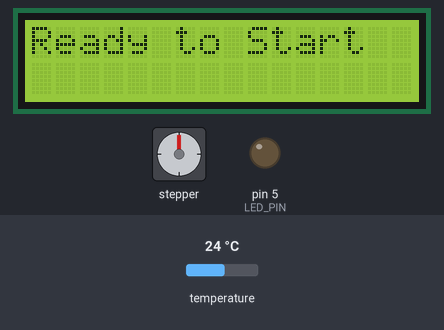
Bench run of a sketch on a simulated Arduino Uno, built with avr-gcc and run on an emulated ATmega328P. Parts: stepper motor, 16×2 character LCD, output pins drawn as LEDs (lit = HIGH). Wiring (inferred from the names in the program): stepper motor driver (200 steps per turn assumed): step pin 3; direction pin 2; enable pin 4. The test bench sets the inputs (shaded band); at power-on: temperature 24 °C. Pins used as bus, display or sensor lines are not drawn; what the sketch prints to the serial monitor is not drawn.

Above: at 2.2 s.
At 3.3 s:
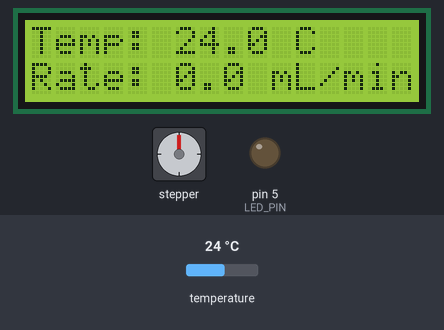
3.4 s: temperature set to 37.6 °C
7.0 s: temperature set to 38.7 °C
At 9.0 s:
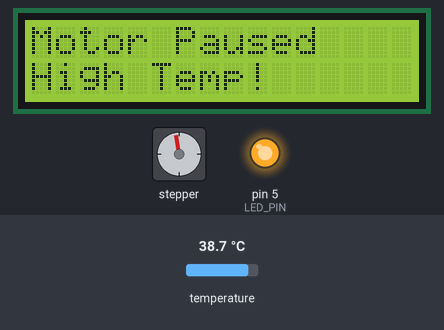
At 13.9 s:
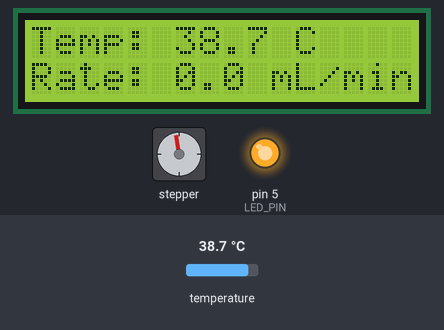
Timing chart, 0 to 15.0 s (numbered marks = the images above; inputs shaded):
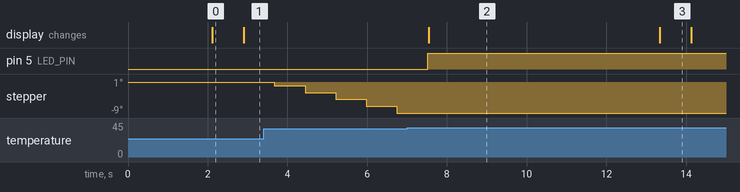

The sketch:

Syringe_Pump_Code.ino
```cpp
#include <Wire.h>
#include <LiquidCrystal_I2C.h>  // Library for I2C LCD
#include <OneWire.h>
#include <DallasTemperature.h> // Library for DS18B20 temperature sensor

#define STEP_PIN 3       // Step pin connected to driver STEP
#define DIR_PIN 2        // Direction pin connected to driver DIR
#define ENABLE_PIN 4     // Enable pin connected to driver EN
#define LED_PIN 5        // LED connected to D5
#define FLOW_SENSOR_PIN 6 // Flow sensor signal connected to D6
#define ONE_WIRE_BUS 7   // DS18B20 data pin connected to pin 7 on Arduino

const int stepsPerRevolution = 200; // Steps for one full rotation (1.8° step motor)
int rotations = 50;                 // Global variable: number of rotations
volatile int flowPulseCount = 0;    // Counter for the number of pulses from the flow sensor
float flowRate = 0.0;               // Flow rate in mL/min
unsigned long lastFlowTime = 0;     // Timestamp for flow rate calculation
bool isMotorRunning = false;        // Tracks whether the motor is running

// Calibration factor (pulses per liter)
const float calibrationFactor = 7.5 * 22;

// Initialize the LCD (Address: 0x27, 16 columns and 2 rows)
LiquidCrystal_I2C lcd(0x27, 16, 2);

// Temperature Sensor Setup
OneWire oneWire(ONE_WIRE_BUS);
DallasTemperature sensors(&oneWire);

void setup() {
  // Set up pins
  pinMode(STEP_PIN, OUTPUT);
  pinMode(DIR_PIN, OUTPUT);
  pinMode(ENABLE_PIN, OUTPUT);
  pinMode(LED_PIN, OUTPUT);
  pinMode(FLOW_SENSOR_PIN, INPUT_PULLUP); // Set the flow sensor pin as input with pull-up

  // Initialize motor and LED states
  digitalWrite(ENABLE_PIN, LOW);  // Enable motor driver
  digitalWrite(LED_PIN, LOW);     // Turn off LED

  // Initialize LCD
  lcd.init();        // Initialize the LCD
  lcd.backlight();   // Turn on the backlight
  lcd.setCursor(0, 0);
  lcd.print("Initializing...");
  delay(2000);       // Display message for 2 seconds

  lcd.clear();
  lcd.setCursor(0, 0);
  lcd.print("Ready to Start");

  // Initialize Serial Monitor
  Serial.begin(9600);

  // Initialize Temperature Sensor
  sensors.begin();
}

void loop() {
  // Calculate flow rate
  calculateFlowRate();

  // Update LCD display when motor is idle
  if (!isMotorRunning) {
    float temperature = getTemperature();
    updateLCD(temperature);
  }

  // Start motor operation
  performRotations(rotations);
}

void performRotations(int numRotations) {
  int steps = numRotations * stepsPerRevolution;  // Total steps for the given rotations

  digitalWrite(DIR_PIN, LOW); // Set direction (anti-clockwise)
  Serial.print("Performing ");
  Serial.print(numRotations);
  Serial.println(" rotations.");

  isMotorRunning = true; // Motor is now running

  for (int i = 0; i < steps; i++) {
    float temperature = getTemperature();

    // Check for high temperature and pause motor if necessary
    if (temperature > 38) {
      pauseMotor();
      isMotorRunning = false;
      return; // Exit motor operation
    }

    digitalWrite(STEP_PIN, HIGH);
    delayMicroseconds(2000);  // Adjust speed
    digitalWrite(STEP_PIN, LOW);
    delayMicroseconds(2000);
  }

  isMotorRunning = false; // Motor is no longer running
}

void pauseMotor() {
  // Disable the motor and alert user
  digitalWrite(ENABLE_PIN, HIGH);  // Disable motor driver
  digitalWrite(LED_PIN, HIGH);     // Turn on warning LED

  // Display a warning message on the LCD
  lcd.clear();
  lcd.setCursor(0, 0);
  lcd.print("Motor Paused");
  lcd.setCursor(0, 1);
  lcd.print("High Temp!");

  Serial.println("Motor paused due to high temperature.");
  delay(5000); // Wait for 5 seconds before rechecking
}

void calculateFlowRate() {
  // Calculate flow rate every second
  unsigned long currentTime = millis();

  if (currentTime - lastFlowTime >= 1000) {
    // Calculate flow rate in mL/min
    flowRate = (flowPulseCount / calibrationFactor);
    lastFlowTime = currentTime;

    // Reset the pulse count for the next calculation
    flowPulseCount = 0;

    // Debugging: Print flow rate to Serial Monitor
    Serial.print("Flow Rate: ");
    Serial.print(flowRate);
    Serial.println(" mL/min");
  }
}

float getTemperature() {
  sensors.requestTemperatures();  // Request temperature from the sensor
  float temp = sensors.getTempCByIndex(0);

  // Handle disconnected sensor
  if (temp == DEVICE_DISCONNECTED_C) {
    Serial.println("Error: Sensor not connected!");
    return -999;  // Return an invalid value to indicate error
  }

  Serial.print("Temperature: ");
  Serial.println(temp);
  return temp;
}

void updateLCD(float temperature) {
  lcd.clear(); // Clear the screen to prevent overlap

  // First line: Display temperature
  lcd.setCursor(0, 0);
  if (temperature == -999) {
    lcd.print("Temp Error!");
  } else {
    lcd.print("Temp: ");
    lcd.print(temperature, 1); // Display temperature with 1 decimal place
    lcd.print(" C");
  }

  // Second line: Real-time flow rate
  lcd.setCursor(0, 1);
  lcd.print("Rate: ");
  lcd.print(flowRate, 1); // Display flow rate with 1 decimal point
  lcd.print(" mL/min");
}
```

Measured:
- the behaviour switches between 38 and 38.1 °C on temperature (found by bisection; images 1 and 2)
- after the input at 7.0 s, pin 5 (LED_PIN): LOW → HIGH after 0.52 s; stepper: stays -9° (without the input it goes to -10° after 0.52 s); the display: changes after 0.54 s (image 2)
- what the display in image 0 shows lasts 0.8 s, from 2.1 s to 2.9 s
- what the display in image 2 shows lasts 5.8 s, from 7.5 s to 13.3 s
